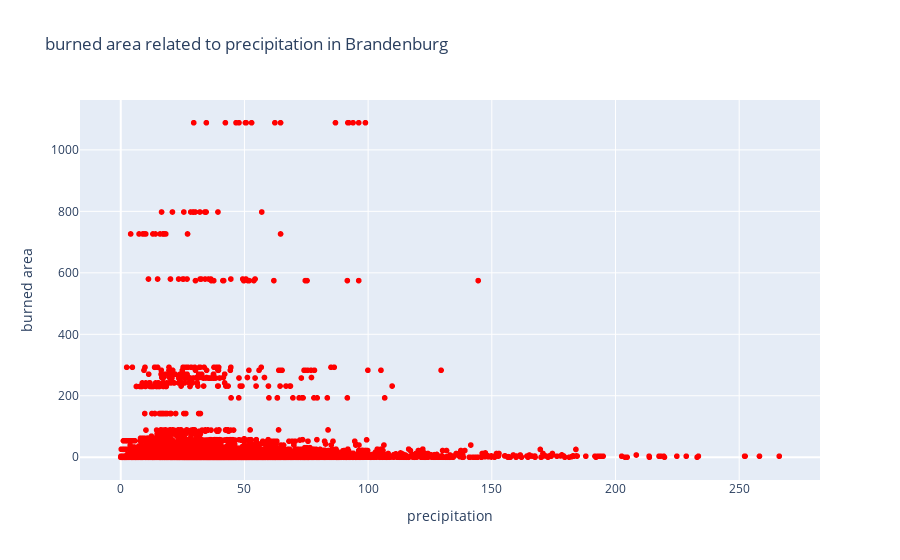

This figure's notebook cell:
### Code cell
fig1 = pl.scatter(
    data,
    x="pr",
    y="area",
    color_discrete_sequence=["red"],
    title="burned area related to precipitation in Brandenburg",
    labels={"nFires": "number of fires", "pr": "precipitation", "area": "burned area"},
)
fig2 = pl.scatter(
    data,
    x="sfcWind",
    y="area",
    color_discrete_sequence=["red"],
    title="burned area related to wind speed in Brandenburg",
    labels={
        "nFires": "number of fires",
        "sfcWind": "wind speed",
        "area": "burned area",
    },
)
fig3 = pl.scatter(
    data,
    x="tasmax",
    y="area",
    color_discrete_sequence=["red"],
    title="burned area related to maximum temperature in Brandenburg",
    labels={
        "nFires": "number of fires",
        "tasmax": "maximum temperature",
        "area": "burned area",
    },
)

fig1.show()
fig2.show()
fig3.show()

### Figure 1 — Plotly figure (JSON) as saved in the notebook; plotly's stock layout.template omitted (floating-point values rounded to 4 significant figures; data arrays with more than 128 entries replaced by an {"elided": "..."} marker saying what was removed)
{"data": [{"hovertemplate": "precipitation=%{x}<br>burned area=%{y}<extra></extra>", "legendgroup": "", "marker": {"color": "red", "symbol": "circle"}, "mode": "markers", "name": "", "showlegend": false, "type": "scattergl", "x": {"elided": "6390 float values"}, "xaxis": "x", "y": {"elided": "6390 mixed values"}, "yaxis": "y"}], "layout": {"legend": {"tracegroupgap": 0}, "title": {"text": "burned area related to precipitation in Brandenburg"}, "xaxis": {"anchor": "y", "domain": [0, 1], "title": {"text": "precipitation"}}, "yaxis": {"anchor": "x", "domain": [0, 1], "title": {"text": "burned area"}}}}
